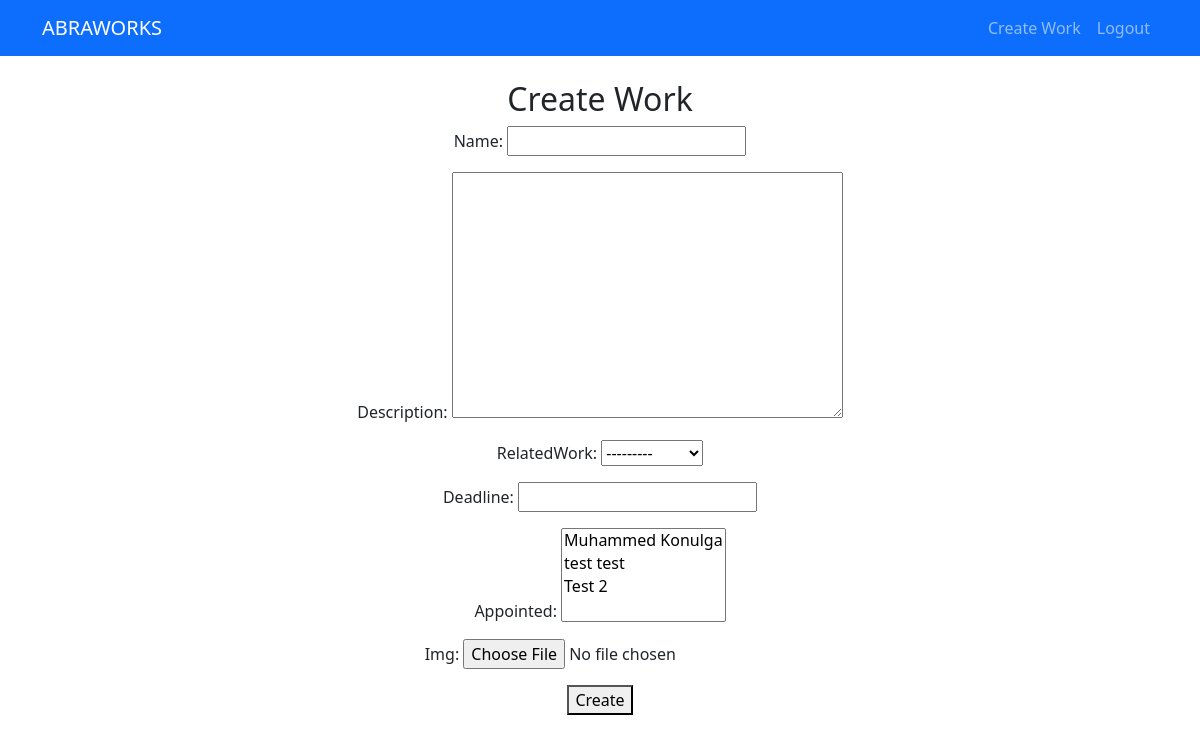
The page /api/auth/create_work (signed in) on the database as committed earlier.
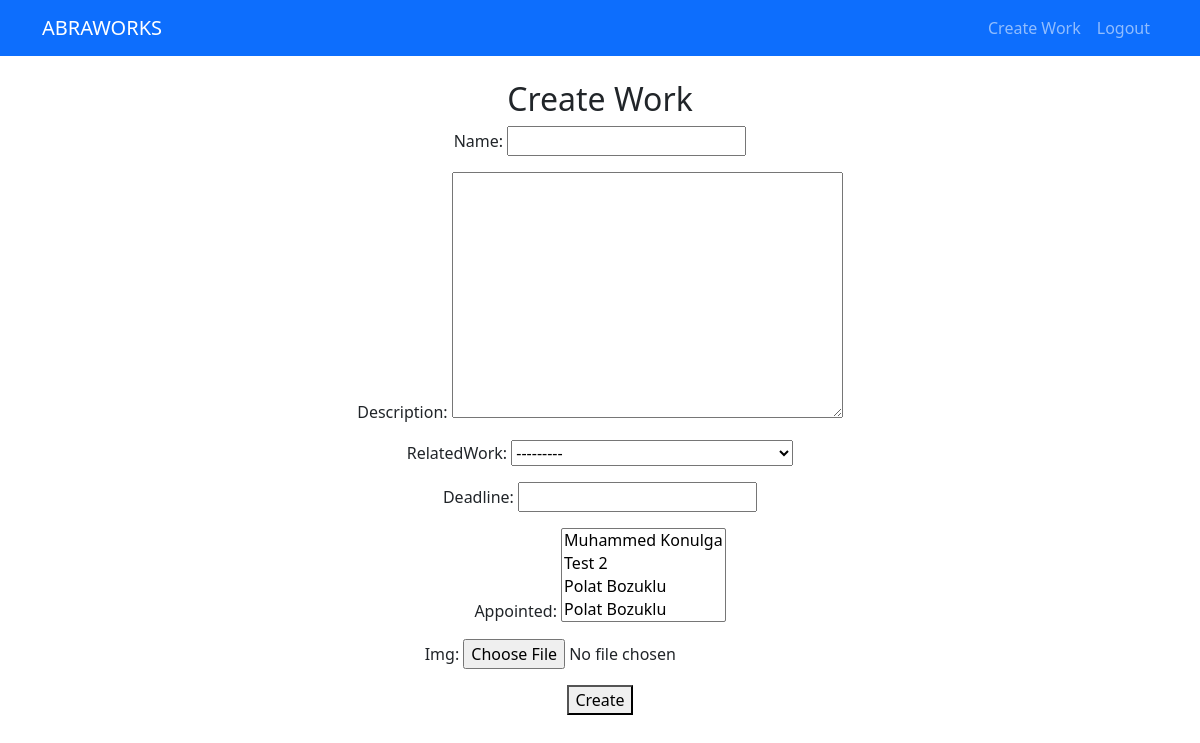
The same page on the database as committed later.
### members/models.py (models this page shows, shortened)
class Work(models.Model):
    name = models.CharField(max_length=200, unique=True)
    deadline = models.DateField()
    appointed = models.ManyToManyField('members.CustomUser', related_name='appointed_works')
    appointer = models.ForeignKey('members.CustomUser',  on_delete=models.CASCADE, related_name='appointer_works')
    status = models.ForeignKey("members.WorkStatus", on_delete=models.CASCADE, default=default_work_status)
    description = models.TextField()
    relatedWork = models.ForeignKey('members.Work',on_delete=models.CASCADE , null=True, blank=True)
    img = models.ImageField(upload_to='workimages')
    slug = models.SlugField(blank=True, unique=True, db_index=True, editable = False)
    def __str__(self):
        return self.name

### members/views.py (the view)
# urls.py: path('create_work', views.createWork, name='create_work'),
@superuser_required
def createWork(request, ):
    if request.method == 'POST':
        form = WorkForm(request.POST, request.FILES)
        if form.is_valid():
            work = form.save(commit=False)
            work.appointer = request.user
            work.save()
            form.save_m2m()
            return redirect('work', workName = work.slug)
    else:
        form = WorkForm()
    return render(request, '_static/createWork.html', {'form': form})

### members/forms.py
class WorkForm(forms.ModelForm):
    class Meta:
        model = Work
        fields = ['name', 'description','relatedWork', 'deadline', 'appointed', 'img']

### members/models.py (called while the page is built)
def default_work_status():
    return WorkStatus.objects.get(name="Yeni Görev")

    def __str__(self):
        return self.first_name +" " + self.last_name

### members/views.py (called while the page is built)
def superuser_required(view_func):
    decorated_view_func = user_passes_test(lambda u: u.is_superuser, login_url='/403/')(view_func)
    return decorated_view_func

### members/templates/_static/createWork.html (shortened to what this page needs)
{% extends "app/base.html" %}
{% block content %}
    <div class="login-container text-center">
        <h2>Create Work</h2>
        <form action="{% url 'create_work'%}", enctype="multipart/form-data" method="post">
            {{ form.as_p }}
            <button type="submit">Create</button>
        </form>
    </div>
{% endblock  %}

### templates/app/base.html (shortened to what this page needs)
{% load static %}
<!DOCTYPE html>
<html lang="en">
<head>
    <link rel="stylesheet" href="{% static '/style/bootstrap_min.css' %}">
    <link rel="stylesheet" href="{% static '/style/style.css' %}">
</head>
<body>
    <header>
        {% include 'app/partials/_navbar.html' %}
    </header>
    <br>
    {% block content %}
    {% endblock %}

### templates/app/partials/_navbar.html
<nav class = "navbar navbar-dark bg-primary navbar-expand-lg">
    <div class= "container">
        <a class= "navbar-brand" href= " {% url 'home'%}">ABRAWORKS</a>
        <ul class="navbar-nav align-content-between">
            {% if user.is_authenticated %}
            {% if user.is_superuser %}
                <li class= "nav-item">
                    <a class = "nav-link" href= " {% url 'create_work'%}">Create Work</a>
                </li>
            {% endif %}
            <li class= "nav-item">
                <a class = "nav-link" href= " {% url 'logout'%}">Logout</a>
            </li>
            {% else %}
            <li class= "nav-item">
                <a class = "nav-link" href= " {% url 'login_user'%}">Login</a>
            </li>
            {% endif %}
        </ul>
    </div>
</nav>

Rows that differ between the two databases and show on the page:
added Work: relatedWork "---------"
Other text that changed with them:
form field appointed: "Muhammed Konulga / test test / Test 2" → "Muhammed Konulga / Test 2 / Polat Bozuklu / Polat Bozuklu"
